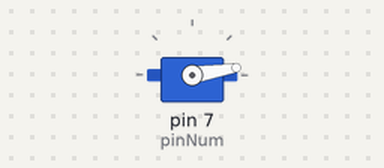
A sketch run on a simulated Arduino Uno, built with avr-gcc and run on an emulated ATmega328P. Parts: servo.

Above: at 3.05 s.
At 3.85 s:
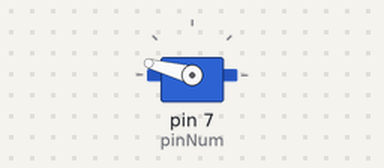
At 4.2 s:
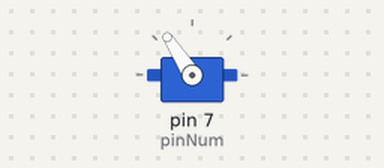
At 4.7 s:
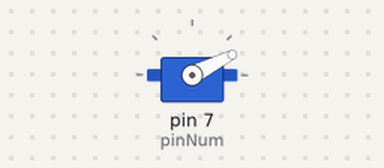
Timing chart, 0 to 7.2 s (numbered marks = the images above):
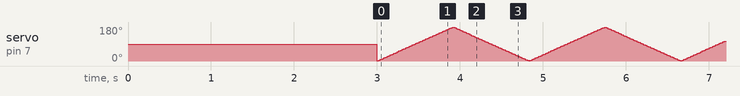

The sketch:

Servo_Motor_Tester.ino
```cpp
#include <Servo.h>
const int pinNum = 7;
Servo servo;
int angle = 0;
int lastAngle = -1;
bool add = true;

void setup() {
  servo.attach(pinNum, 500, 2400);
  servo.write(90); // 一開始先置中90度
  delay(3000);
}

void loop()
{
  if(angle >= 180)
    add = false;
  else if(angle <= 0)
    add = true;

  if(add)
    angle++;
  else
    angle--;

  servo.write(angle);

  delay(5);
}
```
